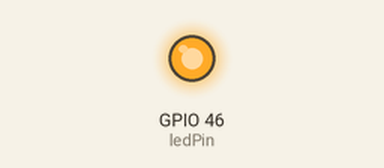
A sketch run on a simulated ESP32-S3. Parts: output pins drawn as LEDs (lit = HIGH). WiFi joins after 1.5 s; servers stay silent unless stated; the camera gives no picture; what the sketch prints to the serial monitor is not drawn.

Above: at 0.1 s.
At 2.6 s:
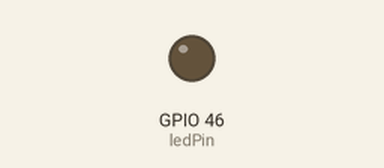
Timing chart, 0 to 4.8 s (numbered marks = the images above):
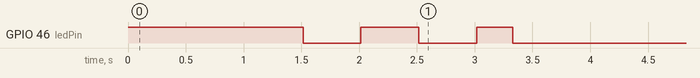

The sketch:

Firmware_Eye_OV3660.ino
```cpp
/*
 * ================================================================
 *  DUAL-BRAIN EYE FIRMWARE — Firmware_Eye_OV3660.ino (HTTP Version)
 * ================================================================
 *  Board  : ESP32-S3 WROOM (Elegoo SmartCar V4.0 camera module)
 *  Sensor : OV3660
 *  Role   : Native HTTP MJPEG Streamer (First Hop)
 *  Power  : Battery Pack 2 → second Arduino UNO (bracket + 5V rail)
 *
 *  Compile Configurations:
 *    Board           : ESP32S3 Dev Module
 *    USB CDC On Boot : Enabled
 *    Flash Size      : 8MB (64Mb)
 *    Partition Scheme: Huge APP (3MB No OTA)
 *    PSRAM           : OPI PSRAM
 * ================================================================
 */

#include "esp_camera.h"
#include "esp_http_server.h"
#include <WiFi.h>
#include "soc/soc.h"
#include "soc/rtc_cntl_reg.h"

// ─── Network credentials ─────────────────────────────────────────────────────
const char* ssid     = "MySpectrumWiFi47-2G";
const char* password = "finishoasis957";

// ─── Camera pin mapping (CAMERA_MODEL_ESP32S3_EYE) ───────────────────────────
#define PWDN_GPIO_NUM   -1
#define RESET_GPIO_NUM  -1
#define XCLK_GPIO_NUM   15
#define SIOD_GPIO_NUM    4   // I²C SDA
#define SIOC_GPIO_NUM    5   // I²C SCL
#define Y9_GPIO_NUM     16
#define Y8_GPIO_NUM     17
#define Y7_GPIO_NUM     18
#define Y6_GPIO_NUM     12
#define Y5_GPIO_NUM     10
#define Y4_GPIO_NUM      8
#define Y3_GPIO_NUM      9
#define Y2_GPIO_NUM     11
#define VSYNC_GPIO_NUM   6
#define HREF_GPIO_NUM    7
#define PCLK_GPIO_NUM   13

const int ledPin = 46;

// HTTP Server Handle
httpd_handle_t stream_httpd = NULL;

// Multipart boundary for MJPEG stream
#define PART_BOUNDARY "123456789000000000000987654321"
static const char* _STREAM_CONTENT_TYPE = "multipart/x-mixed-replace;boundary=" PART_BOUNDARY;
static const char* _STREAM_BOUNDARY = "\r\n--" PART_BOUNDARY "\r\n";
static const char* _STREAM_PART = "Content-Type: image/jpeg\r\nContent-Length: %u\r\n\r\n";

/**
 * @brief Sets up the camera with the specified configuration.
 */
bool setupCamera() {
  camera_config_t config;
  config.ledc_channel = LEDC_CHANNEL_0;
  config.ledc_timer   = LEDC_TIMER_0;
  config.pin_d0       = Y2_GPIO_NUM;
  config.pin_d1       = Y3_GPIO_NUM;
  config.pin_d2       = Y4_GPIO_NUM;
  config.pin_d3       = Y5_GPIO_NUM;
  config.pin_d4       = Y6_GPIO_NUM;
  config.pin_d5       = Y7_GPIO_NUM;
  config.pin_d6       = Y8_GPIO_NUM;
  config.pin_d7       = Y9_GPIO_NUM;
  config.pin_xclk     = XCLK_GPIO_NUM;
  config.pin_pclk     = PCLK_GPIO_NUM;
  config.pin_vsync    = VSYNC_GPIO_NUM;
  config.pin_href     = HREF_GPIO_NUM;
  config.pin_sccb_sda = SIOD_GPIO_NUM;
  config.pin_sccb_scl = SIOC_GPIO_NUM;
  config.pin_pwdn     = PWDN_GPIO_NUM;
  config.pin_reset    = RESET_GPIO_NUM;
  config.xclk_freq_hz = 10000000;         // 10 MHz (stabilised DMA timing)
  config.pixel_format = PIXFORMAT_JPEG;   // for streaming
  config.frame_size   = FRAMESIZE_VGA;    // 640 x 480 (sharp, high-res canvas)
  config.fb_location  = CAMERA_FB_IN_PSRAM;
  config.jpeg_quality = 16;               // Stabilised premium quality (keeps frames in buffer boundaries)
  config.fb_count     = 2;

  if (psramFound()) {
    config.fb_count  = 3;                 // Triple-Buffering
    config.grab_mode = CAMERA_GRAB_LATEST; // Fresh frames only
    Serial.println("[Eye] PSRAM detected: fb_count=3, CAMERA_GRAB_LATEST");
  } else {
    config.fb_count  = 1;
    config.grab_mode = CAMERA_GRAB_WHEN_EMPTY;
    config.fb_location = CAMERA_FB_IN_DRAM;
    Serial.println("[Eye] WARNING: No PSRAM, falling back to SRAM!");
  }

  // Initialize camera
  esp_err_t err = esp_camera_init(&config);
  if (err != ESP_OK) {
    Serial.printf("[Eye] Camera init failed: 0x%x\n", err);
    return false;
  }

  sensor_t *s = esp_camera_sensor_get();
  if (s->id.PID == OV3660_PID) {
    s->set_vflip(s, 1);        // Correct inverted mounting
    s->set_brightness(s, 1);   // Boost brightness
    s->set_saturation(s, -2);  // Avoid oversaturation
  }

  // Ensure frame size is locked to VGA
  s->set_framesize(s, FRAMESIZE_VGA);

  Serial.println("[Eye] Camera initialized OK.");
  return true;
}

/**
 * @brief HTTP GET stream handler that pushes raw JPEG frames as multipart/x-mixed-replace.
 */
static esp_err_t stream_handler(httpd_req_t *req) {
  camera_fb_t * fb = NULL;
  esp_err_t res = ESP_OK;
  size_t _jpg_buf_len = 0;
  uint8_t * _jpg_buf = NULL;
  char part_buf[64];

  res = httpd_resp_set_type(req, _STREAM_CONTENT_TYPE);
  if(res != ESP_OK) {
    return res;
  }

  // Send initial boundary
  res = httpd_resp_send_chunk(req, _STREAM_BOUNDARY, strlen(_STREAM_BOUNDARY));
  if(res != ESP_OK) {
    return res;
  }

  unsigned long lastFrameTime = 0;
  const unsigned long FRAME_INTERVAL_MS = 25; // 40 FPS cap (Unchoked)

  Serial.println("[Eye] Client connected to HTTP /stream. Starting transmission...");

  while(true) {
    unsigned long now = millis();
    if (now - lastFrameTime >= FRAME_INTERVAL_MS) {
      fb = esp_camera_fb_get();
      if (!fb) {
        Serial.println("[Eye] Camera capture failed");
        res = ESP_FAIL;
      } else {
        _jpg_buf_len = fb->len;
        _jpg_buf = fb->buf;
      }

      if(res == ESP_OK) {
        size_t hlen = snprintf(part_buf, sizeof(part_buf), _STREAM_PART, _jpg_buf_len);
        res = httpd_resp_send_chunk(req, part_buf, hlen);
      }
      if(res == ESP_OK) {
        res = httpd_resp_send_chunk(req, (const char *)_jpg_buf, _jpg_buf_len);
      }
      if(res == ESP_OK) {
        res = httpd_resp_send_chunk(req, _STREAM_BOUNDARY, strlen(_STREAM_BOUNDARY));
      }

      if(fb) {
        esp_camera_fb_return(fb);
        fb = NULL;
        _jpg_buf = NULL;
      }

      if(res != ESP_OK) {
        Serial.printf("[Eye] Send failed or client disconnected: %d\n", res);
        break;
      }
      lastFrameTime = now;
    }
    // Yield to allow background systems and networking stack to run
    vTaskDelay(pdMS_TO_TICKS(1));
  }

  Serial.println("[Eye] Stream transmission finished.");
  return res;
}

/**
 * @brief Starts the lightweight Espressif HTTP Web Server on Port 80.
 */
void startCameraServer() {
  httpd_config_t config = HTTPD_DEFAULT_CONFIG();
  config.server_port = 80;
  config.ctrl_port = 32768;      // High control port for internal signals
  config.stack_size = 32768;     // Expanded stack size to prevent VGA payload overflow
  config.task_priority = 5;      // Priority
  config.core_id = 0;            // Pin server task to Core 0 (WiFi / camera Core)

  httpd_uri_t stream_uri = {
    .uri       = "/stream",
    .method    = HTTP_GET,
    .handler   = stream_handler,
    .user_ctx  = NULL
  };

  Serial.println("[Eye] Launching native Espressif HTTP Server on Port 80...");
  if (httpd_start(&stream_httpd, &config) == ESP_OK) {
    httpd_register_uri_handler(stream_httpd, &stream_uri);
    Serial.println("[Eye] HTTP Server started successfully.");
    Serial.println("[Eye] Stream endpoint live at: http://<ip>:80/stream");
  } else {
    Serial.println("[Eye] Critical: Failed to start HTTP server.");
  }
}

void setup() {
  WRITE_PERI_REG(RTC_CNTL_BROWN_OUT_REG, 0); // Disable brownout detector

  pinMode(ledPin, OUTPUT);
  digitalWrite(ledPin, HIGH); // LED ON during setup

  Serial.begin(115200);
  delay(1500);

  Serial.println("\n=======================================================");
  Serial.println("     DUAL-BRAIN EYE FIRMWARE — NATIVE HTTP MJPEG SERVER ");
  Serial.println("=======================================================");
  Serial.printf("OPI PSRAM detected: %s\n", psramFound() ? "YES" : "NO");

  // WiFi Connection
  WiFi.persistent(false);
  WiFi.mode(WIFI_STA);
  WiFi.setAutoReconnect(true);
  WiFi.begin(ssid, password);

  Serial.printf("[Eye] Connecting to '%s'...\n", ssid);
  int wifiTimeout = 20; // 10 seconds timeout
  while (WiFi.status() != WL_CONNECTED && wifiTimeout-- > 0) {
    digitalWrite(ledPin, !digitalRead(ledPin));
    delay(500);
  }

  if (WiFi.status() == WL_CONNECTED) {
    WiFi.setSleep(false);                 // RF hardening: no sleep
    WiFi.setTxPower(WIFI_POWER_19_5dBm);  // RF hardening: max TX power
    Serial.printf("[Eye] WiFi connected! IP: %s\n", WiFi.localIP().toString().c_str());
    digitalWrite(ledPin, HIGH);           // Solid LED on successful connect
  } else {
    Serial.println("[Eye] WiFi Connection FAILED! Halting.");
    while (true) {
      digitalWrite(ledPin, HIGH); delay(150);
      digitalWrite(ledPin, LOW);  delay(150);
    }
  }

  // Camera setup
  if (!setupCamera()) {
    Serial.println("[Eye] Camera setup failed. Halting.");
    while (true);
  }

  // Start HTTP Stream Server
  startCameraServer();

  digitalWrite(ledPin, LOW); // Setup complete, blink off
  Serial.println("[Eye] Setup complete! HTTP MJPEG server is live.");
  Serial.println("=======================================================");
}

void loop() {
  // Free the loop task RAM (we operate 100% inside native Espressif server core tasks)
  delay(1000);
  vTaskDelete(NULL);
}
```
